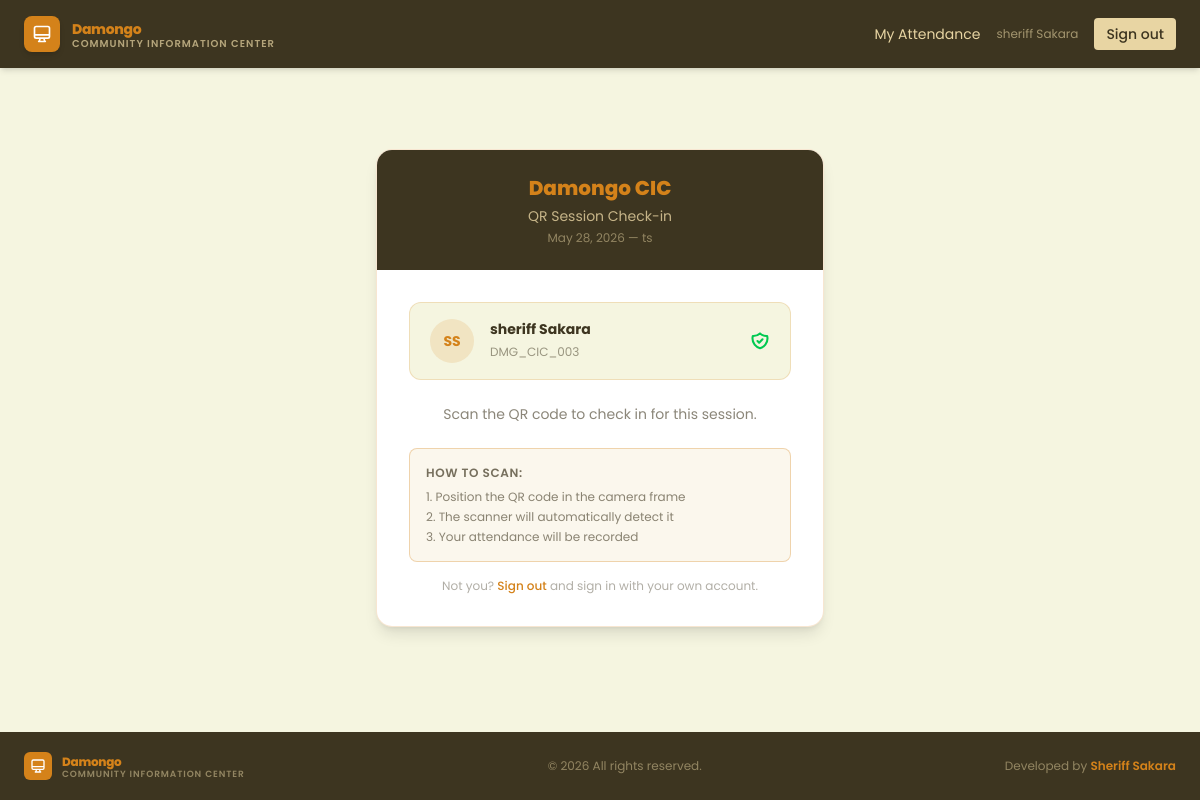
The page /checkin/ (signed in) on the database its author committed.
### core/models.py (models this page shows, shortened)
class Session(models.Model):
    date = models.DateField()
    title = models.CharField(max_length=200, blank=True, help_text="e.g. Week 3 - Python Basics")
    start_time = models.TimeField()
    end_time = models.TimeField(null=True, blank=True, help_text="Time the session ends")
    late_after = models.TimeField(help_text="Check-ins after this time are marked late")
    qr_token = models.UUIDField(default=uuid.uuid4, unique=True, editable=False)
    qrcode = models.ImageField(upload_to="qr_codes/", blank=True, null=True)
    checkin_code = models.CharField(
        max_length=6,
        default=_generate_checkin_code,
        help_text="6-character code printed and posted at the centre for manual check-in",
    )
    is_active = models.BooleanField(default=False, help_text="Only one session should be active at a time")
    created_at = models.DateTimeField(auto_now_add=True)
    class Meta:
        ordering = ['-date', '-start_time']

class Applicant(models.Model):
    COHORT_CHOICES = [
        ('cohort 1', 'Cohort 1'),
        ('cohort 2', 'Cohort 2'),
        ('cohort 3', 'Cohort 3'),
        ('cohort 4', 'Cohort 4')
    ]
    user = models.OneToOneField(User, on_delete=models.CASCADE, related_name='applicant')
    phone = models.CharField(max_length=10, blank=True)
    cohort = models.CharField(max_length=50, choices=COHORT_CHOICES, blank=True, help_text="e.g. Cohort 1, Batch A")
    created_at = models.DateTimeField(auto_now_add=True)

### core/views.py (the view)
# urls.py: path('checkin/', views.qr_checkin_view, name='qr_checkin'),
@login_required(login_url='login')
def qr_checkin_view(request):
    if request.user.is_staff:
        messages.info(request, "Admins are not check in. Use the admin panel to manage attendance.")
        return redirect('admin_dashboard')
    try:
        applicant = request.user.applicant
    except AttributeError:
        messages.error(request, 'No applicant profile found for your account')
        return redirect('home')
    active_session = Session.objects.filter(is_active=True).first()
    return render(request, 'core/qr_checkin.html', {
        'session': active_session,
        'applicant': applicant,
    })

### templates/core/qr_checkin.html (shortened to what this page needs)
{% extends "core/base.html" %}
{% block content %}
<section class="flex items-center justify-center min-h-[80vh] px-4 py-12">
    <div class="w-full max-w-md">
        <div class="bg-white rounded-2xl shadow-lg border border-[#d4821a]/20 overflow-hidden">
            <div class="bg-[#3d3520] px-8 py-6 text-center">
                <h1 class="text-xl font-extrabold text-[#d4821a]">Damongo CIC</h1>
                <p class="text-sm text-[#e8d5a3]/80 mt-1">QR Session Check-in</p>
                <p class="text-xs text-[#e8d5a3]/50 mt-1">{{ session.date }}{% if session.title %} — {{ session.title }}{% endif %}</p>
            </div>
            <div class="px-8 py-8">
                {% if session_ended %}
                <div class="text-center py-4">
                    <div class="w-14 h-14 rounded-full bg-red-100 flex items-center justify-center mx-auto mb-4">
                        <svg class="w-7 h-7 text-red-500" fill="none" stroke="currentColor" stroke-width="2" viewBox="0 0 24 24">
                            <path stroke-linecap="round" stroke-linejoin="round" d="M12 8v4m0 4h.01M21 12a9 9 0 11-18 0 9 9 0 0118 0z"/>
                        </svg>
                    </div>
                    <h2 class="text-xl font-bold text-[#3d3520] mb-2">Session Has Ended</h2>
                    <p class="text-sm text-[#3d3520]/60">Check-in is no longer available for this session. Please contact your trainer.</p>
                </div>
                {% else %}
                <div class="bg-[#f5f5e0] border border-[#d4821a]/20 rounded-xl px-5 py-4 mb-6 flex items-center gap-4">
                    <div class="w-11 h-11 rounded-full bg-[#d4821a]/15 flex items-center justify-center text-sm font-bold text-[#d4821a] shrink-0">
                        {{ applicant.user.first_name|first|upper }}{{ applicant.user.last_name|first|upper }}
                    </div>
                    <div>
                        <p class="text-sm font-bold text-[#3d3520]">{{ applicant.user.get_full_name }}</p>
                        <code class="text-xs text-[#3d3520]/50 font-mono">{{ applicant.user.username }}</code>
                    </div>
                </div>
                <p class="text-sm text-[#3d3520]/60 text-center mb-4">
                    Scan the QR code to check in for this session.
                </p>
                <div class="bg-[#e8d5a3]/20 rounded-lg p-4 mt-6 border border-[#d4821a]/30">
                    <p class="text-xs text-[#3d3520]/70 font-semibold uppercase tracking-wider mb-2">How to scan:</p>
                    <ol class="text-xs text-[#3d3520]/60 space-y-1 list-decimal list-inside">
                        <li>Position the QR code in the camera frame</li>
                        <li>The scanner will automatically detect it</li>
                        <li>Your attendance will be recorded</li>
                    </ol>
                </div>
                <p class="text-center text-xs text-[#3d3520]/40 mt-4">
                    Not you?
                    <a href="{% url 'logout' %}" class="text-[#d4821a] hover:underline font-medium">Sign out</a>
                    and sign in with your own account.
                </p>
                {% endif %}
            </div>
        </div>
    </div>
</section>
{% endblock %}

### templates/core/partials/navbar.html
<nav class="w-full bg-[#3d3520] shadow-md">
    <div class="container mx-auto max-w-7xl px-6 py-4 flex items-center justify-between">
        <a href="{% url 'home' %}" class="flex items-center gap-3 select-none group">
            <div class="w-9 h-9 rounded-lg bg-[#d4821a] flex items-center justify-center shrink-0 shadow-md group-hover:bg-[#b86e14] transition-colors">
                <svg class="w-5 h-5 text-white" fill="none" stroke="currentColor" stroke-width="2" viewBox="0 0 24 24">
                    <path stroke-linecap="round" stroke-linejoin="round" d="M9.75 17L9 20l-1 1h8l-1-1-.75-3M3 13h18M5 17h14a2 2 0 002-2V5a2 2 0 00-2-2H5a2 2 0 00-2 2v10a2 2 0 002 2z"/>
                </svg>
            </div>
            <div class="flex flex-col leading-none">
                <span class="text-sm font-extrabold text-[#d4821a] tracking-tight">Damongo</span>
                <span class="text-[10px] font-semibold text-[#e8d5a3]/70 uppercase tracking-widest hidden sm:block">Community Information Center</span>
            </div>
        </a>
        <div class="flex items-center gap-4">
            {% if user.is_authenticated %}
                {% if user.is_staff %}
                <a href="{% url 'admin_dashboard' %}"
                   class="text-sm text-[#e8d5a3] hover:text-[#d4821a] transition-colors">
                    Dashboard
                </a>
                {% else %}
                <a href="{% url 'applicant_dashboard' %}"
                   class="text-sm text-[#e8d5a3] hover:text-[#d4821a] transition-colors">
                    My Attendance
                </a>
                {% endif %}
                <span class="text-xs text-[#e8d5a3]/60 hidden sm:inline">{{ user.get_full_name|default:user.username }}</span>
                <a href="{% url 'logout' %}"
                   class="px-3 py-1.5 text-sm font-medium text-[#3d3520] bg-[#e8d5a3] rounded hover:bg-[#d4821a] hover:text-white transition-colors">
                    Sign out
                </a>
            {% else %}
                <a href="{% url 'login' %}"
                   class="px-4 py-2 text-sm font-medium text-white bg-[#d4821a] rounded hover:bg-[#b86e14] transition-colors">
                    Sign in
                </a>
            {% endif %}
        </div>
    </div>
</nav>

### templates/core/base.html (style rules this page uses)
* { font-family: 'Poppins', sans-serif; }

### rows shown on the page
Session: date "May 28, 2026", title "ts"
Applicant: user.first_name|first "S", user.last_name|first "S", user.get_full_name "sheriff Sakara", user.username "DMG_CIC_003"

### other values the page prints
{{ user.get_full_name|default:user.username }} "sheriff Sakara"
